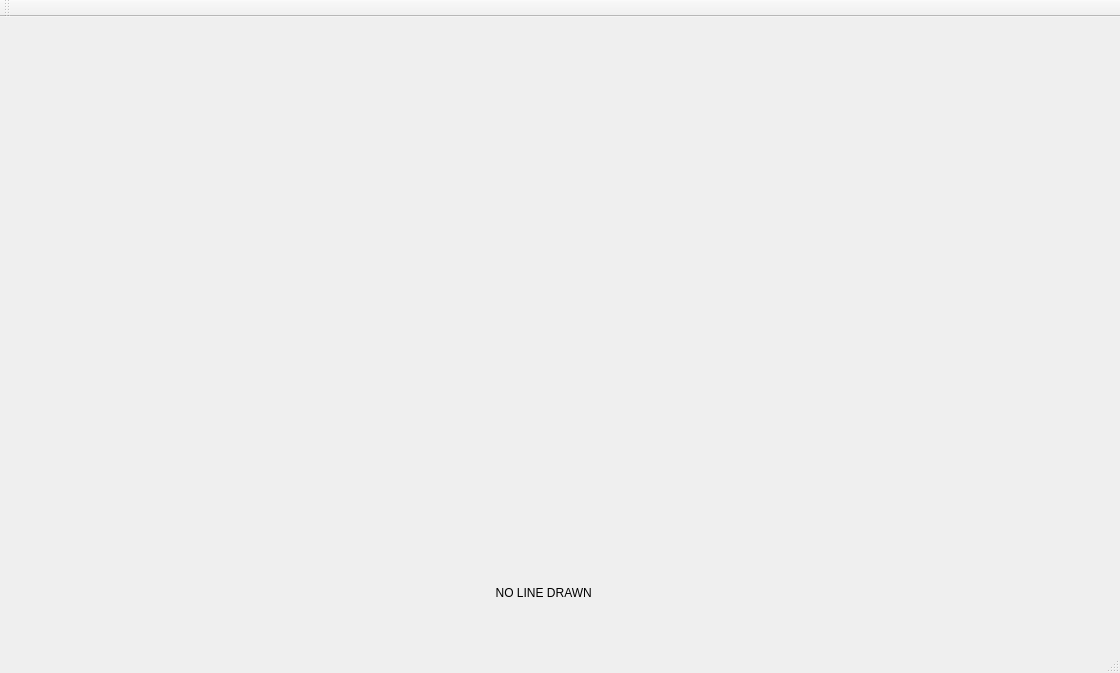
<?xml version="1.0" encoding="UTF-8"?>
<ui version="4.0">
 <class>MainWindow</class>
 <widget class="QMainWindow" name="MainWindow">
  <property name="geometry">
   <rect>
    <x>0</x>
    <y>0</y>
    <width>1120</width>
    <height>673</height>
   </rect>
  </property>
  <property name="windowTitle">
   <string>MainWindow</string>
  </property>
  <widget class="QWidget" name="centralWidget">
   <widget class="QLabel" name="label">
    <property name="geometry">
     <rect>
      <x>0</x>
      <y>0</y>
      <width>500</width>
      <height>500</height>
     </rect>
    </property>
    <property name="text">
     <string/>
    </property>
   </widget>
   <widget class="QLabel" name="label_2">
    <property name="geometry">
     <rect>
      <x>600</x>
      <y>0</y>
      <width>500</width>
      <height>500</height>
     </rect>
    </property>
    <property name="text">
     <string/>
    </property>
   </widget>
   <widget class="QLabel" name="label_3">
    <property name="geometry">
     <rect>
      <x>276</x>
      <y>550</y>
      <width>591</width>
      <height>51</height>
     </rect>
    </property>
    <property name="text">
     <string>                                                                  NO LINE DRAWN</string>
    </property>
   </widget>
  </widget>
  <widget class="QMenuBar" name="menuBar">
   <property name="geometry">
    <rect>
     <x>0</x>
     <y>0</y>
     <width>1120</width>
     <height>25</height>
    </rect>
   </property>
  </widget>
  <widget class="QToolBar" name="mainToolBar">
   <attribute name="toolBarArea">
    <enum>TopToolBarArea</enum>
   </attribute>
   <attribute name="toolBarBreak">
    <bool>false</bool>
   </attribute>
  </widget>
  <widget class="QStatusBar" name="statusBar"/>
 </widget>
 <layoutdefault spacing="6" margin="11"/>
 <resources/>
 <connections/>
</ui>
